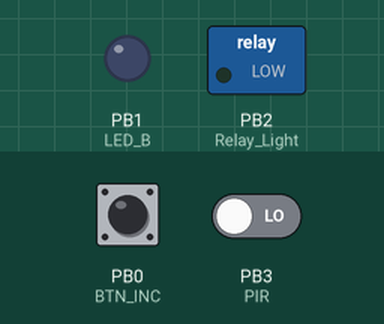
Recording of a sketch running on a simulated ATtiny85, built with avr-gcc and run on an emulated ATtiny85. Parts: switched loads named in the sketch (green lamp = pin HIGH), output pins drawn as LEDs (lit = HIGH). The test bench sets the inputs (shaded band); at power-on: PB3 (PIR) LOW, PB0 (BTN_INC) HIGH. Sleep ends after the set time or at an interrupt.

Above: at 15.2 s.
15.3 s: PB3 (PIR) driven HIGH
At 15.7 s:
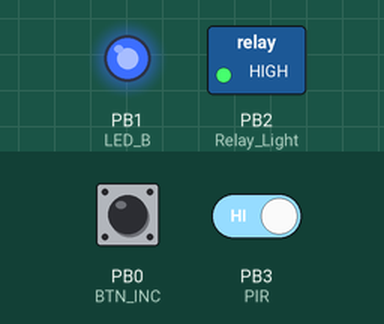
16.8 s: PB0 (BTN_INC) pulled LOW for 0.15 s
At 17.8 s:
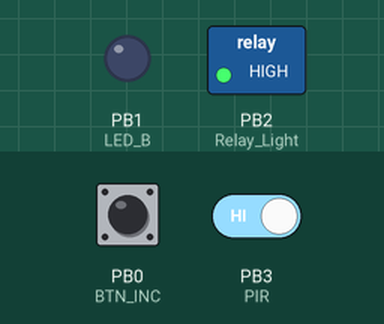
18.4 s: PB0 (BTN_INC) pulled LOW for 1 s
At 19.5 s:
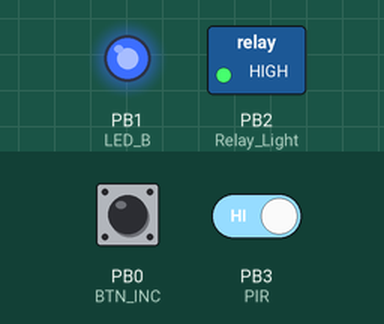
21.4 s: PB3 (PIR) driven LOW
At 22.8 s:
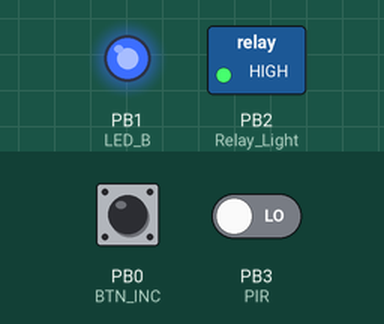
Timing chart, 0 to 23.9 s (numbered marks = the images above; inputs shaded):
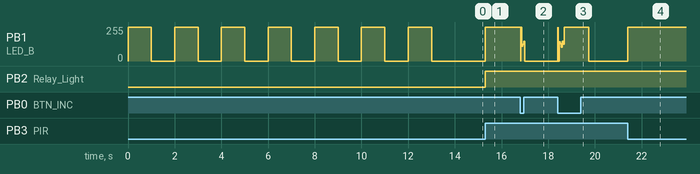

Measured:
- after the input at 15.3 s, PB1 (LED_B): 0/255 → 255/255 at once; PB2 (Relay_Light): LOW → HIGH at once
- after the input at 16.8 s, PB1 (LED_B): 255/255 → 0/255 at once
- after the input at 21.4 s, PB1 (LED_B): 0/255 → 255/255 at once

The sketch:

digispark_smart_light.ino
```cpp
/*
   Uno version smart light

   Created: 4/12/2019 10:20:22 PM
   Author : Gerankin-EIS
   C:\Users\Gerankin-EIS\AppData\Local\Temp
*/

#include <avr/io.h>
#include <avr/sleep.h>
#include <avr/interrupt.h>

#define Relay_Light 2//(1<<PB2) //жёлтый
#define LED_B 1//(1<<PB1) //светодиод голубой
//#define LED_G 4
#define PIR   3//датчик движения
#define BTN_INC 0
#define PHOTO_SENSOR_PIN 4 //PIN4 mapped on analog ADC2
#define PHOTO_SENSOR_READ 2 //analog ADC2

#define BTN_INC_TIME TIMEOUT_PIR * 2
#define calibrationTime 14 //секунд для инициализации таймера;
#define TIMEOUT_PIR 60000

// AVR ports
#define BTN_INC_AVR (1<<PB0)
#define PIR_AVR (1<<PB3)
#define LED_B_AVR (1<<PB1)
#define RELAY_LIGHT_AVR (1<<PB2)

volatile unsigned long delayBy = 0;
volatile boolean movementOn = false;

void initInterrupt(void)
{
  GIMSK |= (1 << PCIE);   // pin change interrupt enable
  PCMSK |= (PIR_AVR); // pin change interrupt enabled for PCINT4
  //BTN_INC_AVR |
}
unsigned long startTime = 0;
ISR(PCINT0_vect)
{
  digitalWrite(LED_B, !digitalRead(LED_B));
  movementOn = true;
  unsigned long tmp = millis() + TIMEOUT_PIR;
  startTime = millis() ;
  if (delayBy < tmp) {
    delayBy = tmp;
  }
}

void setup()
{
  //DDRB |= (LED_B | Relay_Light) ;

  pinMode(PIR, INPUT);
  //digitalWrite(PIR, HIGH);
  pinMode(PHOTO_SENSOR_PIN, INPUT);
  //digitalWrite(PHOTO_SENSOR_PIN, HIGH);

  initPins();

    for (int i = 0; i < calibrationTime; i++) {
      digitalWrite(LED_B, !digitalRead(LED_B));
      delay(1000);
    }

  initInterrupt();
}

volatile bool activatedLight = false;
char btnIncCount = 0;
bool incButtonClicked = false;
void sleep() {
  teardownPins();
  //   GIMSK |= _BV(PCIE);                     // Enable Pin Change Interrupts
  //   PCMSK |= _BV(PCINT3);                   // Use PB3 as interrupt pin
  ADCSRA &= ~_BV(ADEN);                   // ADC off
  set_sleep_mode(SLEEP_MODE_PWR_DOWN);    // replaces above statement

  sleep_enable();                         // Sets the Sleep Enable bit in the MCUCR Register (SE BIT)
  sei();                                  // Enable interrupts
  sleep_cpu();                            // sleep

  cli();                                  // Disable interrupts
  // PCMSK &= ~_BV(PCINT3);                  // Turn off PB3 as interrupt pin
  sleep_disable();                        // Clear SE bit
  ADCSRA |= _BV(ADEN);                    // ADC on

  sei();                                  // Enable interrupts
  initPins();
} // sleep


void loop()
{
  if (! movementOn ) {
    sleep();
    return;
  }

  if (!activatedLight) {
    int photo = analogRead(PHOTO_SENSOR_READ);
    if (photo > 100) {
      digitalWrite(Relay_Light, HIGH);
      activatedLight = true;
    }
    else {
      movementOn = false;
    }
  }

  if (activatedLight && (millis() > delayBy)) {

    if (incButtonClicked) {
      delayBy += BTN_INC_TIME;
      incButtonClicked = false;
      return;
    }

    digitalWrite(Relay_Light, LOW);
    movementOn = false;
    delayBy = 0;
    activatedLight = false;
    btnIncCount = 0;
  }


  if (activatedLight) {
    bool pressed = digitalRead(BTN_INC) == LOW;
    if ( pressed && btnIncCount < 5) {
      btnIncCount++;
    }
    if (!pressed && btnIncCount > 0) {
      btnIncCount--;
    }

    if (btnIncCount == 5 ) {
      incButtonClicked = true;
      digitalWrite(LED_B, !digitalRead(LED_B));
      btnIncCount = 0;
    }
  }
}
void initPins() {
  pinMode(Relay_Light, OUTPUT);
  pinMode(LED_B, OUTPUT);
//  pinMode(LED_G, OUTPUT);
  pinMode(BTN_INC, INPUT);
  digitalWrite(BTN_INC, HIGH);

  pinMode(PHOTO_SENSOR_PIN, INPUT);
  //digitalWrite(PHOTO_SENSOR_PIN, HIGH);
}

void teardownPins()
{
  pinMode(0, OUTPUT);
  digitalWrite(0, LOW);
  pinMode(1, OUTPUT);
  digitalWrite(1, LOW);
  pinMode(A1, INPUT);
  analogWrite(A1, 0);
 // pinMode(A2, INPUT);
 // analogWrite(A2, 0);
  // pinMode(A3,INPUT);
  // analogWrite(A3, 0);
}
```
